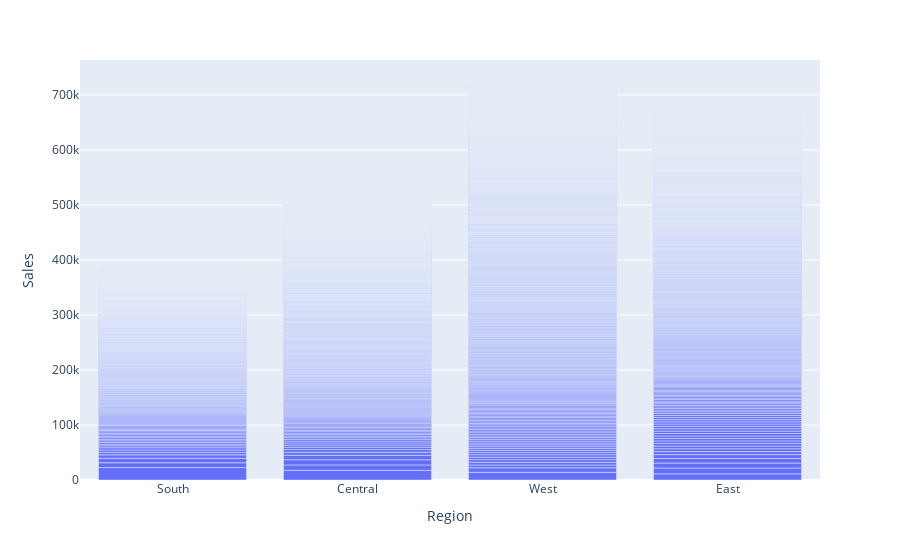

The notebook cell this image was saved under:
### Markdown cell above
## Using Barchart

### Code cell
px.bar(dt,x='Region',y='Sales')

### Figure 1 — Plotly figure (JSON) as saved in the notebook; plotly's stock layout.template omitted (floating-point values rounded to 4 significant figures; data arrays with more than 128 entries replaced by an {"elided": "..."} marker saying what was removed)
{"data": [{"alignmentgroup": "True", "hovertemplate": "Region=%{x}<br>Sales=%{y}<extra></extra>", "legendgroup": "", "marker": {"color": "#636efa"}, "name": "", "offsetgroup": "", "orientation": "v", "showlegend": false, "textposition": "auto", "type": "bar", "x": {"elided": "9977 str values"}, "xaxis": "x", "y": {"elided": "9977 float values"}, "yaxis": "y"}], "layout": {"barmode": "relative", "legend": {"tracegroupgap": 0}, "margin": {"t": 60}, "xaxis": {"anchor": "y", "domain": [0, 1], "title": {"text": "Region"}}, "yaxis": {"anchor": "x", "domain": [0, 1], "title": {"text": "Sales"}}}}
